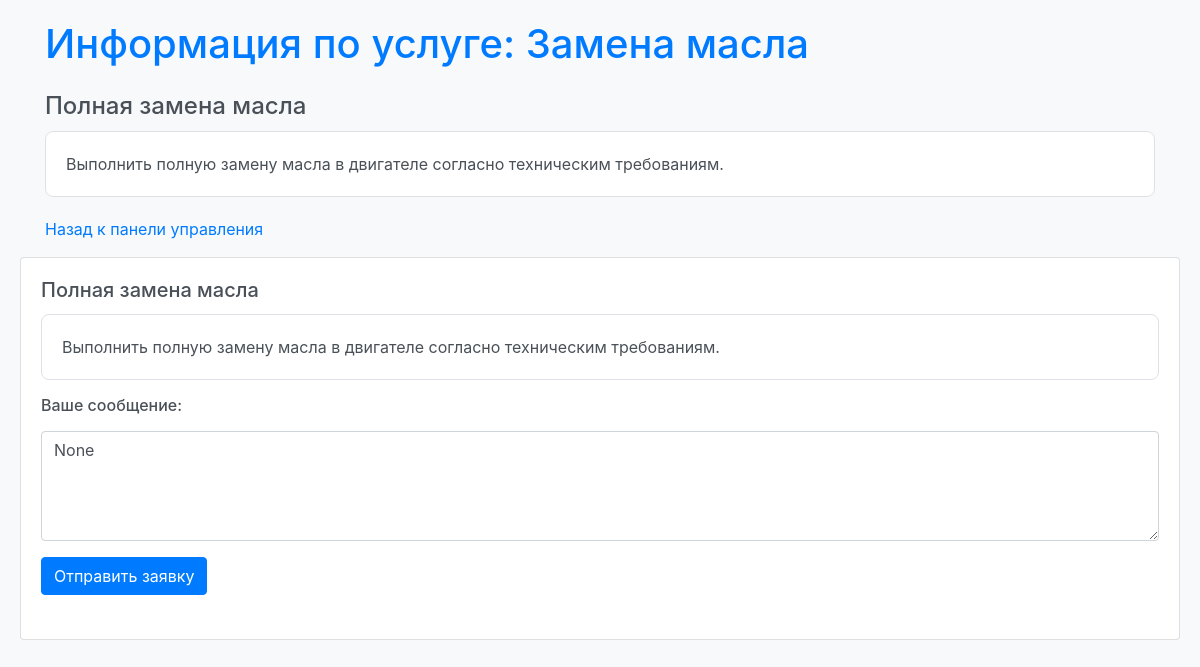
The page /subject/2 on the database its author committed.
### main.py (models this page shows)
class Subject(db.Model):
    id = db.Column(db.Integer, primary_key=True)
    name = db.Column(db.String(80), nullable=False)
    teacher = db.Column(db.String(80), nullable=True)  # Добавлено поле для преподавателя

class Assignment(db.Model):
    id = db.Column(db.Integer, primary_key=True)
    title = db.Column(db.String(80), nullable=False)
    content = db.Column(db.Text, nullable=False)
    deadline = db.Column(db.DateTime, nullable=True)
    subject_id = db.Column(db.Integer, db.ForeignKey('subject.id'), nullable=False)
    subject = db.relationship('Subject', backref=db.backref('assignments', lazy=True))
    response = db.Column(db.Text, nullable=True)  # Новое поле для ответов
    messages = db.relationship('Message', backref='assignment', lazy=True)  # Связь с сообщениями

### main.py (the view)
@app.route('/subject/<int:subject_id>')
def subject(subject_id):
    subject = Subject.query.get_or_404(subject_id)
    assignments = subject.assignments
    return render_template('subject.html', subject=subject, assignments=assignments)

### templates/subject.html (shortened to what this page needs)
<!DOCTYPE html>
<html lang="ru">
<head>
    <link rel="stylesheet" href="https://stackpath.bootstrapcdn.com/bootstrap/4.5.2/css/bootstrap.min.css">
</head>
<body>
    <div class="container">
        <h1 class="mb-4">Информация по услуге: {{ subject.name }}</h1>
        <ul>
            {% for assignment in assignments %}
                <li>
                    <h4>{{ assignment.title }}</h4>
                    <div class="assignment-content">
                        {{ assignment.content|safe }}
                    </div>
                </li>
            {% endfor %}
        </ul>
        <p><a href="{{ url_for('dashboard') }}">Назад к панели управления</a></p>
    </div>
{% for assignment in assignments %}
<div class="card mb-4">
    <div class="card-body">
        <h5 class="card-title">{{ assignment.title }}</h5>
        <div class="assignment-content">
            {{ assignment.content|safe }}
        </div>
        <div class="response-form mt-3">
            <h6 class="mb-3">Ваше сообщение:</h6>
            <form method="post" action="{{ url_for('submit_response', assignment_id=assignment.id) }}">
                <div class="form-group">
                    <textarea class="form-control" name="response" rows="4">{{ assignment.response }}</textarea>
                </div>
                <button type="submit" class="btn btn-primary">Отправить заявку</button>
            </form>
        </div>
    </div>
</div>
{% endfor %}
</body>
</html>

### templates/subject.html (style rules this page uses)
body { background-color: #f8f9fa; color: #495057; padding: 20px; }
h1, h2 { color: #007bff; }
ul { list-style-type: none; padding: 0; }
li { margin-bottom: 20px; }
a { color: #007bff; text-decoration: none; }
.assignment-content { background-color: #ffffff; padding: 20px; border: 1px solid #dee2e6; border-radius: 8px; margin-top: 10px; }

### rows shown on the page
Subject: name "Замена масла"
Assignment: title "Полная замена масла", content "Выполнить полную замену масла в двигателе согласно техническим требованиям.", response "None"
